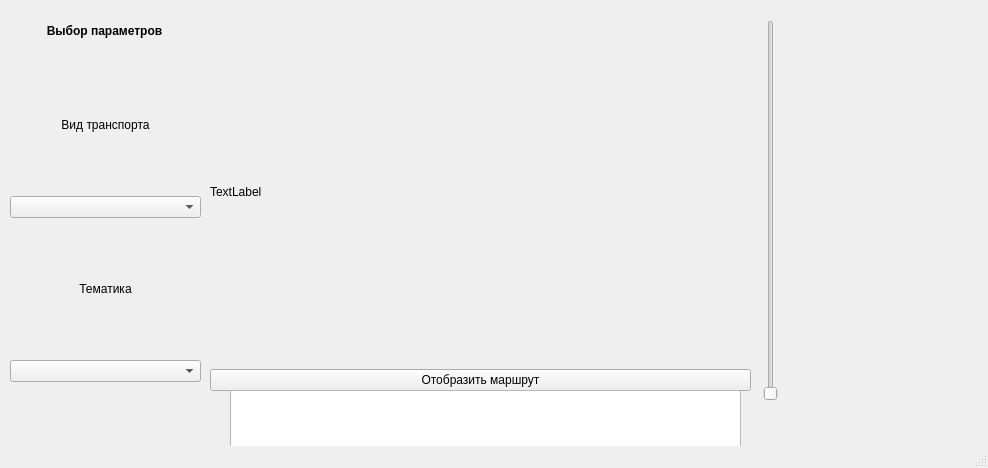
<?xml version="1.0" encoding="UTF-8"?>
<ui version="4.0">
 <class>MainWindow</class>
 <widget class="QMainWindow" name="MainWindow">
  <property name="geometry">
   <rect>
    <x>0</x>
    <y>0</y>
    <width>988</width>
    <height>468</height>
   </rect>
  </property>
  <property name="windowTitle">
   <string>MainWindow</string>
  </property>
  <widget class="QWidget" name="centralwidget">
   <widget class="QLabel" name="map">
    <property name="geometry">
     <rect>
      <x>20</x>
      <y>0</y>
      <width>721</width>
      <height>381</height>
     </rect>
    </property>
    <property name="text">
     <string/>
    </property>
   </widget>
   <widget class="QWidget" name="verticalLayoutWidget">
    <property name="geometry">
     <rect>
      <x>10</x>
      <y>60</y>
      <width>191</width>
      <height>471</height>
     </rect>
    </property>
    <layout class="QVBoxLayout" name="verticalLayout">
     <property name="sizeConstraint">
      <enum>QLayout::SetDefaultConstraint</enum>
     </property>
     <item>
      <widget class="QLabel" name="label_2">
       <property name="sizePolicy">
        <sizepolicy hsizetype="Preferred" vsizetype="Fixed">
         <horstretch>0</horstretch>
         <verstretch>0</verstretch>
        </sizepolicy>
       </property>
       <property name="text">
        <string>Вид транспорта</string>
       </property>
       <property name="alignment">
        <set>Qt::AlignCenter</set>
       </property>
      </widget>
     </item>
     <item>
      <widget class="QComboBox" name="transport_combo_box"/>
     </item>
     <item>
      <widget class="QLabel" name="label_3">
       <property name="sizePolicy">
        <sizepolicy hsizetype="Preferred" vsizetype="Fixed">
         <horstretch>0</horstretch>
         <verstretch>0</verstretch>
        </sizepolicy>
       </property>
       <property name="text">
        <string>Тематика</string>
       </property>
       <property name="alignment">
        <set>Qt::AlignCenter</set>
       </property>
      </widget>
     </item>
     <item>
      <widget class="QComboBox" name="matter_combo_box"/>
     </item>
     <item>
      <widget class="QPushButton" name="get_routes_button">
       <property name="text">
        <string>Получить маршруты</string>
       </property>
      </widget>
     </item>
    </layout>
   </widget>
   <widget class="QWidget" name="verticalLayoutWidget_2">
    <property name="geometry">
     <rect>
      <x>210</x>
      <y>20</y>
      <width>541</width>
      <height>371</height>
     </rect>
    </property>
    <layout class="QVBoxLayout" name="verticalLayout_2">
     <item>
      <widget class="QLabel" name="label_4">
       <property name="text">
        <string>TextLabel</string>
       </property>
      </widget>
     </item>
     <item>
      <widget class="QPushButton" name="draw_route_button">
       <property name="text">
        <string>Отобразить маршрут</string>
       </property>
      </widget>
     </item>
    </layout>
   </widget>
   <widget class="QSlider" name="scale_Slider">
    <property name="geometry">
     <rect>
      <x>760</x>
      <y>20</y>
      <width>22</width>
      <height>381</height>
     </rect>
    </property>
    <property name="orientation">
     <enum>Qt::Vertical</enum>
    </property>
   </widget>
   <widget class="QLabel" name="label">
    <property name="geometry">
     <rect>
      <x>10</x>
      <y>10</y>
      <width>189</width>
      <height>41</height>
     </rect>
    </property>
    <property name="sizePolicy">
     <sizepolicy hsizetype="Preferred" vsizetype="Fixed">
      <horstretch>0</horstretch>
      <verstretch>0</verstretch>
     </sizepolicy>
    </property>
    <property name="font">
     <font>
      <weight>75</weight>
      <bold>true</bold>
     </font>
    </property>
    <property name="text">
     <string>Выбор параметров</string>
    </property>
    <property name="alignment">
     <set>Qt::AlignCenter</set>
    </property>
   </widget>
   <widget class="QListWidget" name="listWidget">
    <property name="geometry">
     <rect>
      <x>230</x>
      <y>390</y>
      <width>511</width>
      <height>151</height>
     </rect>
    </property>
   </widget>
  </widget>
  <widget class="QMenuBar" name="menubar">
   <property name="geometry">
    <rect>
     <x>0</x>
     <y>0</y>
     <width>988</width>
     <height>18</height>
    </rect>
   </property>
  </widget>
  <widget class="QStatusBar" name="statusbar"/>
 </widget>
 <resources/>
 <connections/>
</ui>
